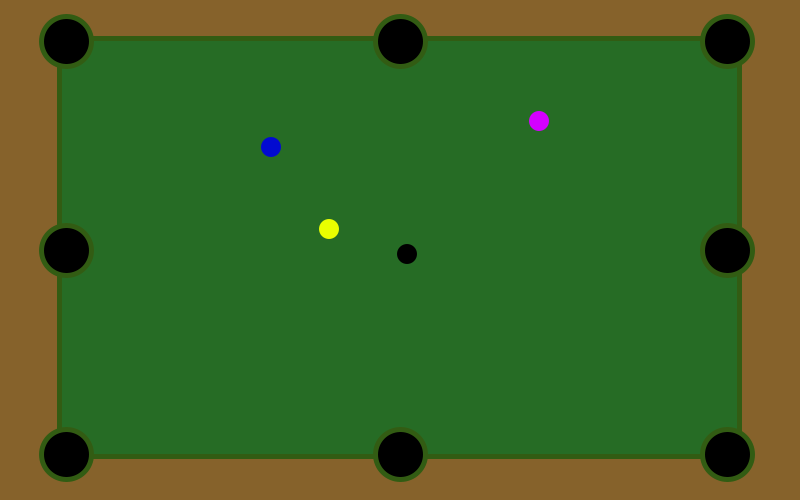
Frame 1 (no input)
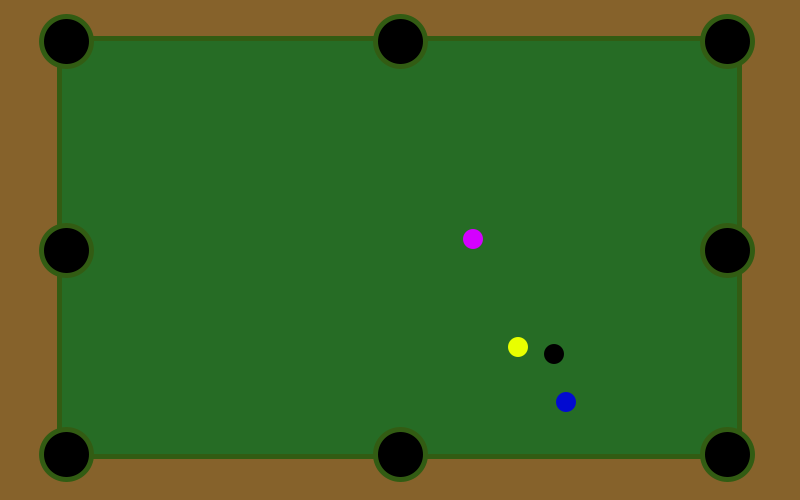
Frame 60 (the mouse pressed at the canvas centre just before this capture)
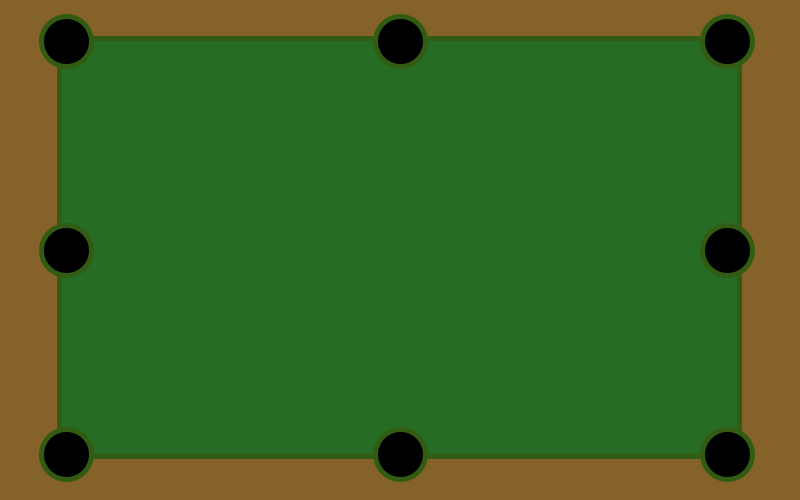
Frame 120 (the mouse held since frame 60 and released just before this capture)

The Processing sketch that drew these frames (run headless with seeded random() and noise(); from frame 60 on, the mouse is pressed at the canvas centre):

// Processing sketch: processing_97031
// ── processing_97031.pde

//Ainoa Abella Garcia P3_b

//declaració de variables
int posX, posY, velX, velY;
int posX1, posY1, velX1, velY1;
int posX2, posY2, velX2, velY2;
int posX3, posY3, velX3, velY3;
int sz = 20;
color normal,R,G,B;
color R1,G1,B1;
boolean ismousepressed;

//pàgina
void setup (){
   size (800,500);//tamany
   background(134,98,43); 
  posX = width/2;
  posY = height/2;
  velX = int(random(4,10));
  velY = 4;
  
  posX1 = width/3;
  posY1 = int(height/3.5);
  velX1= int(random(4,10));
  velY1 = 5;
  
  posX2 = int(width/2.5);
  posY2 = int(height/2.2);
  velX2= int(random(2.5,10));
  velY2 = int(2.5); 
  
  posX3 = int(width/1.5);
  posY3 = int(height/4.2);
  velX3= int(random(5,10));
  velY3 = int(2.5); 
   smooth(); // qualitat dibuix
   
}

void draw(){
   background(134,98,43); 
   stroke(50,92,19); strokeWeight(5);
   fill(38,108,37); rect(width/13.5,height/13,width*3.4/4,height*3.35/4); // rectangle tapís verd
    
  //forats negres
  
  fill(0); ellipse(width/12,height/12,50,50); // 1r forat
           ellipse(width/12,height/2,50,50); // 2n forat
           ellipse(width/12,height/1.1,50,50); // 3r forat
           ellipse(width/2,height/12,50,50); // 4rt forat
           ellipse(width/2,height/1.1,50,50); // 5è forat
           ellipse(width/1.1,height/12,50,50); // 6è forat
           ellipse(width/1.1,height/1.1,50,50); // 7è forat
           ellipse(width/1.1,height/2,50,50); // 8è forat

  //actualitzem posicions
  posX = posX+velX;
  posY = posY+velY;
  
  //dibuixem la  pilota vermella
  noStroke();
  fill(R,G,B);ellipse(posX,posY,sz,sz);

  //comprovem la posició X
  if((posX<width/13.5)||(posX>width*3.4/4)){
    velX = -velX;
  } 
    //comprovem la posició Y
  if((posY<height/13)||(posY>height*3.35/4)){
    velY = -velY;
  } 

 
  //actualitzem posicions
  posX1 = posX1+velX1;
  posY1= posY1+velY1;
  
  //dibuixem la  pilota blava
  noStroke();
  fill(2,10,209);ellipse(posX1,posY1,sz,sz);

  //comprovem la posició X
  if((posX1<width/13.5)||(posX1>width*3.4/4)){
    velX1 = -velX1;
  } 
    //comprovem la posició Y
  if((posY1<height/13)||(posY1>height*3.35/4)){
    velY1 = -velY1;
  } 
  
  
   //actualitzem posicions
  posX2 = posX2+velX2;
  posY2 = posY2+velY2;
  
  //dibuixem la  pilota groga
  noStroke();
  fill(233,255,0);ellipse(posX2,posY2,sz,sz);

  //comprovem la posició X
  if((posX2<width/13.5)||(posX2>width*3.4/4)){
    velX2 = -velX2;
  } 
    //comprovem la posició Y
  if((posY2<height/13)||(posY2>height*3.35/4)){
    velY2 = -velY2;
  }  
  
  
   //actualitzem posicions
  posX3 = posX3+velX3;
  posY3 = posY3+velY3;
  
  //dibuixem la  pilota lila
  noStroke();
  fill(212,0,255); ellipse(posX3,posY3,sz,sz);

  //comprovem la posició X
  if((posX3<width/13.5)||(posX3>width*3.4/4)){
    velX3 = -velX3;
  } 
    //comprovem la posició Y
  if((posY3<height/13)||(posY3>height*3.35/4)){
    velY3 = -velY3;
  }  
     
}

void mousePressed() {   // canviar la posició amb el ratolí de la pilota lila
  if (posX3 == 0) {
    posX3 = 103;
  } else {
    posX3 = 400;
  }
  
  if (posX1 == 0) {   // canviar la posició amb el ratolí de la pilota blava
    posX1 = 80;
  } else {
    posX1 = 500;
  }
  ismousepressed=ismousepressed==false;
  if(ismousepressed){
    sz= sz-20;
  }
    else{
      sz=25;}
    
  
  if( normal==0){
    R=int(random(0,255));
    G=int(random(0,255));
    B=int(random(0,255));}
    else{
    R=100;
    G=255;
    B=0;
    }  
    
     if( normal==0){
    R1=int(random(0,255));
    G1=int(random(0,255));
    B1=int(random(0,255));}
    else{
    R1=75;
    G1=255;
    B1=50;
    }  

    }
